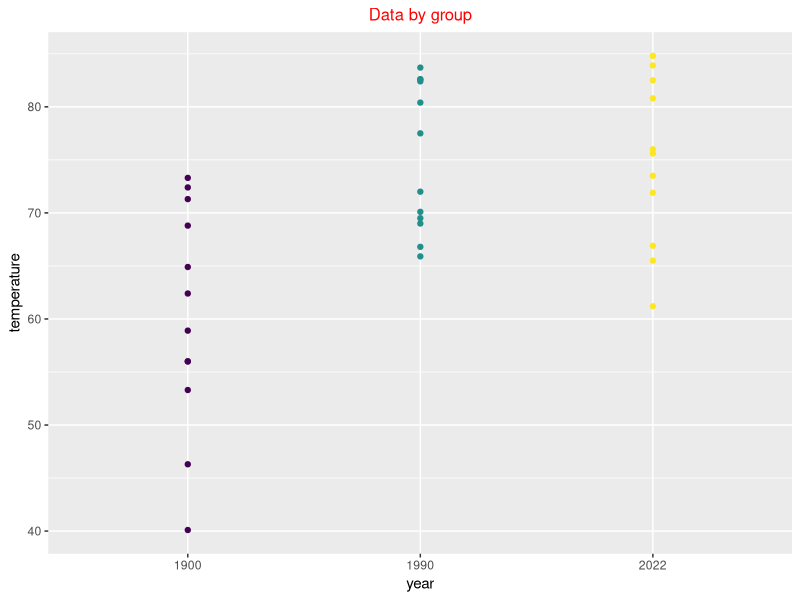
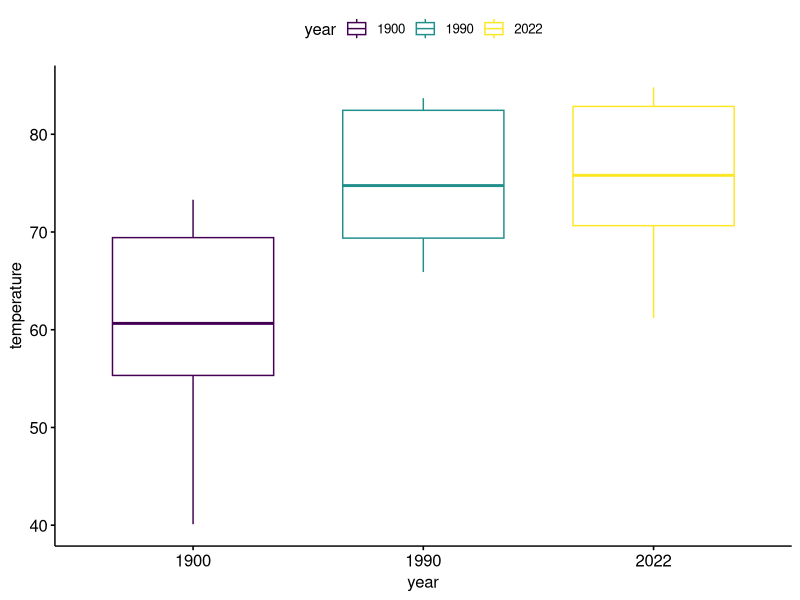

Source code (R) for these figures, in order:
## ---- chunk 1
my_data<- df <- data.frame(
  month = rep(c("Jan", "Feb", "Mar", "Apr", "May", "Jun", "Jul", "Aug", "Sep", "Oct", "Nov", "Dec"), 3),
  temperature = c(40.1, 46.3, 53.3, 58.9, 64.9, 71.3, 73.3, 72.4, 68.8, 62.4, 56, 56,
                  65.9, 69, 69.5, 72, 80.4, 82.6, 82.4, 83.7, 82.6, 77.5, 70.1, 66.8,
                  61.2, 66.9, 71.9, 75.6, 80.8, 83.9, 84.8, 84.8, 82.5, 76, 73.5, 65.5),
  year = c(rep(1900, 12), rep(1990, 12), rep(2022, 12))
)
my_data
## ---- chunk 2
kwp <- function(file_path = NULL, xvar = NULL, yvar = NULL) {
  
  # Check if dplyr package is installed, if not install it
  if (!require(dplyr)) {
    install.packages("dplyr")
    library(dplyr)
  }
  
  # Check if xvar and yvar are specified, if not, use the second and third columns
  if (is.null(xvar) & is.null(yvar)) {
    xvar <- names(my_data)[3]
    yvar <- names(my_data)[2]
  }
  
  # Check levels of xvar column
  my_data[[xvar]] <- factor(my_data[[xvar]])
  cat("Levels of", xvar, "variable: ", levels(my_data[[xvar]]), "\n")
  
  # Perform Kruskal-Wallis test
  test_result <- kruskal.test(reformulate(xvar, yvar), data = my_data)
  
  if (test_result$p.value >= 0.05) {
    message("\'~~No significance between groups, try with other dataset~~\'")
  } else {
    message("\'~~Observe Significance between groups, continue pairwise_wilcox comparisons~~\'")
    
    pairwise_wilcox <- my_data %>%
      select({{yvar}}, {{xvar}}) %>%
      {pairwise.wilcox.test(.[[1]], .[[2]], p.adjust.method = "BH", by = .[[2]])}
    
    pairwise_wilcox
  }
}
kwp(my_data)
## ---- chunk 3
ppt1 <- function(my_data) {
  # Check if ggplot2 package is installed, if not install it
  if (!require("ggplot2")) {
    install.packages("ggplot2")
    library("ggplot2")
  }
  
  # Create plot
  group_col <- names(my_data)[3]
  weight_col <- names(my_data)[2]
  my_data[[group_col]] <- as.factor(my_data[[group_col]])
  i <- ggplot(my_data, aes(x = !!sym(group_col), y = !!sym(weight_col), color = !!sym(group_col))) +
    geom_point() +
    geom_smooth(method = "loess") +
    scale_color_viridis_d() +
    theme(legend.position = c(1.5, .8))+
    ggtitle("Data by group")+
    theme(plot.title = element_text(size = 12, color = "red", hjust = 0.5))
  plot(i)
}
ppt1(my_data)
## ---- chunk 4
ppt2 <- function(my_data, group_col = NULL, weight_col = NULL) {
  # Check if ggpubr package is installed, if not install it
  if (!require("ggpubr")) {
    install.packages("ggpubr")
    library("ggpubr")
  }
 
  if (is.null(group_col)) {
    group_col <- names(my_data)[3]
  }
  if (is.null(weight_col)) {
    weight_col <- names(my_data)[2]
  }
  group_levels <- unique(my_data[[group_col]])
  palette <- viridisLite::viridis(length(group_levels))
  names(palette) <- group_levels
  j <- ggboxplot(my_data, x = group_col, y = weight_col,
                 color = group_col, palette = palette,
                 ylab = weight_col, xlab = group_col)
  plot(j)
}
ppt2(my_data)
